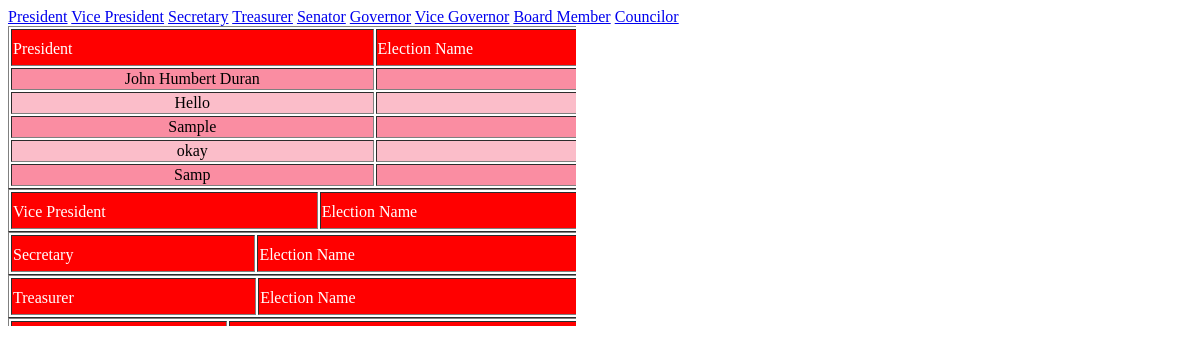
/Admin/frameNav.php, run on the app's committed database.
### tables this page shows
CREATE TABLE IF NOT EXISTS `tblpres` (
  `presID` int(11) NOT NULL AUTO_INCREMENT,
  `president` varchar(255) NOT NULL,
  `electionName` varchar(255) NOT NULL,
  `electionYear` varchar(255) NOT NULL,
  `electNum` varchar(255) NOT NULL,
  PRIMARY KEY (`presID`)
);

### Admin/frameNav.php (the view, shortened to what this page needs)
<?php
	include("../connections.php");
?>
	<div class="frameNaving">
		<a href="#1" class="newElecTabs" id="11" onclick="pres1()">President</a>
		<a href="#2" class="newElecTabs" id="12" onclick="pres2()">Vice President</a>
		<a href="#3" class="newElecTabs" id="13" onclick="pres3()">Secretary</a>
		<a href="#4" class="newElecTabs" id="14" onclick="pres4()">Treasurer</a>
		<a href="#5" class="newElecTabs" id="15" onclick="pres5()">Senator</a>
		<a href="#6" class="newElecTabs" id="16" onclick="pres6()">Governor</a>
		<a href="#7" class="newElecTabs" id="17" onclick="pres7()">Vice Governor</a>
		<a href="#8" class="newElecTabs" id="18" onclick="pres8()">Board Member</a>
		<a href="#9" class="newElecTabs" id="19" onclick="pres9()">Councilor</a>
	</div>
	<div class="frame" style="width:48%; height:300px;  overflow:auto; text-align:center;">
		<table border="1" width="630px" id="1" class="tabtabs">
	<tr>
		<td  class="tdTop" id="pres">President</td><td  class="tdTop" id="pres1">Election Name</td>
	</tr>
		<?php
			$retrievePres = mysqli_query($connections, "SELECT * FROM  tblpres WHERE electionName='$electionName' ");
			while($rowPres = mysqli_fetch_assoc($retrievePres)){
				$db_pres = $rowPres["president"];
				$db_electName = $rowPres["electionName"];
				echo "
				<tr class='myTr'>
					<td><center>$db_pres</center></td>
					<td><center>$db_electName</center></td>
				</tr>
				";
			}
		?>
		</table>
		<table border="1" width="630px" id="2" class="tabtabs">
	<tr>
		<td  class="tdTop" id="vpres">Vice President</td><td  class="tdTop" id="vpres1">Election Name</td>
	</tr>
		</table >
		<table border="1" width="630px" id="3" class="tabtabs">
	<tr>
		<td  class="tdTop" id="sec">Secretary</td><td  class="tdTop" id="sec1">Election Name</td>
	</tr>
		</table>
		<table border="1" width="630px" id="4" class="tabtabs">
	<tr>
		<td  class="tdTop" id="treas">Treasurer</td><td  class="tdTop" id="treas1">Election Name</td>
	</tr>
		</table>
		<table border="1" width="630px" id="5" class="tabtabs">
	<tr>
		<td  class="tdTop" id="sen">Senator</td><td  class="tdTop" id="sen1">Election Name</td>
	</tr>
		</table>
	</div>

### Admin/navSaFrame.php (style rules this page uses)
.tdTop { color:#fff; background:#ff0000; padding-top:10px; padding-bottom:7px; }
.myTr:nth-child(odd) { background:#fbbdc9; }
.myTr:nth-child(even) { background:#fa8da2; }

### Admin/frameNav.php (style rules this page uses)
.tabtabs { background:#fff; }

### data on the page
tblpres: president "John Humbert Duran"
tblpres: president "Hello"
tblpres: president "Sample"
tblpres: president "okay"
tblpres: president "Samp"
